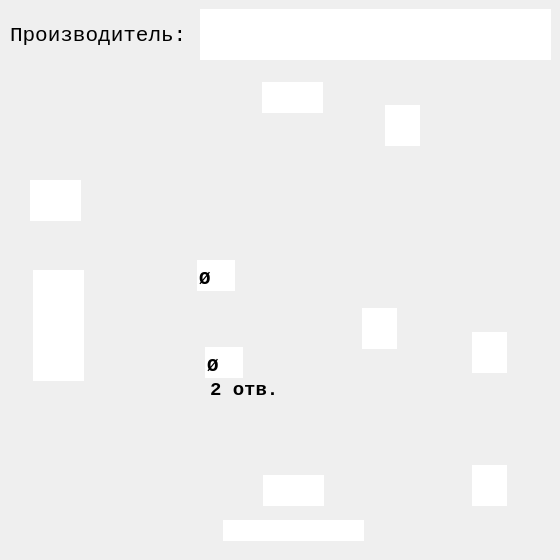
<?xml version="1.0" encoding="UTF-8"?>
<ui version="4.0">
 <class>Dialog</class>
 <widget class="QDialog" name="Dialog">
  <property name="geometry">
   <rect>
    <x>0</x>
    <y>0</y>
    <width>560</width>
    <height>560</height>
   </rect>
  </property>
  <property name="sizePolicy">
   <sizepolicy hsizetype="Fixed" vsizetype="Fixed">
    <horstretch>0</horstretch>
    <verstretch>0</verstretch>
   </sizepolicy>
  </property>
  <property name="minimumSize">
   <size>
    <width>560</width>
    <height>560</height>
   </size>
  </property>
  <property name="maximumSize">
   <size>
    <width>560</width>
    <height>560</height>
   </size>
  </property>
  <property name="windowTitle">
   <string>Со скруглениями 3 Отверстия Тип2</string>
  </property>
  <property name="windowIcon">
   <iconset>
    <normaloff>../pics/icon/Podpyatnik.ico</normaloff>../pics/icon/Podpyatnik.ico</iconset>
  </property>
  <property name="whatsThis">
   <string/>
  </property>
  <property name="accessibleDescription">
   <string/>
  </property>
  <widget class="QLabel" name="label">
   <property name="geometry">
    <rect>
     <x>0</x>
     <y>0</y>
     <width>560</width>
     <height>560</height>
    </rect>
   </property>
   <property name="sizePolicy">
    <sizepolicy hsizetype="Fixed" vsizetype="Fixed">
     <horstretch>0</horstretch>
     <verstretch>0</verstretch>
    </sizepolicy>
   </property>
   <property name="minimumSize">
    <size>
     <width>560</width>
     <height>560</height>
    </size>
   </property>
   <property name="maximumSize">
    <size>
     <width>560</width>
     <height>560</height>
    </size>
   </property>
   <property name="autoFillBackground">
    <bool>true</bool>
   </property>
   <property name="text">
    <string/>
   </property>
   <property name="pixmap">
    <pixmap>../pics/main/R-3.jpg</pixmap>
   </property>
   <property name="scaledContents">
    <bool>false</bool>
   </property>
   <property name="alignment">
    <set>Qt::AlignCenter</set>
   </property>
   <property name="margin">
    <number>0</number>
   </property>
  </widget>
  <widget class="QLineEdit" name="lineEdit">
   <property name="geometry">
    <rect>
     <x>263</x>
     <y>475</y>
     <width>61</width>
     <height>31</height>
    </rect>
   </property>
   <property name="font">
    <font>
     <family>Courier New</family>
     <pointsize>14</pointsize>
     <weight>75</weight>
     <italic>false</italic>
     <bold>true</bold>
    </font>
   </property>
   <property name="focusPolicy">
    <enum>Qt::ClickFocus</enum>
   </property>
   <property name="autoFillBackground">
    <bool>true</bool>
   </property>
   <property name="inputMethodHints">
    <set>Qt::ImhNone</set>
   </property>
   <property name="text">
    <string/>
   </property>
   <property name="maxLength">
    <number>3</number>
   </property>
   <property name="frame">
    <bool>false</bool>
   </property>
   <property name="alignment">
    <set>Qt::AlignBottom|Qt::AlignHCenter</set>
   </property>
  </widget>
  <widget class="QLineEdit" name="lineEdit_2">
   <property name="geometry">
    <rect>
     <x>472</x>
     <y>332</y>
     <width>35</width>
     <height>41</height>
    </rect>
   </property>
   <property name="font">
    <font>
     <family>Courier New</family>
     <pointsize>14</pointsize>
     <weight>75</weight>
     <italic>false</italic>
     <bold>true</bold>
    </font>
   </property>
   <property name="tabletTracking">
    <bool>false</bool>
   </property>
   <property name="focusPolicy">
    <enum>Qt::ClickFocus</enum>
   </property>
   <property name="autoFillBackground">
    <bool>false</bool>
   </property>
   <property name="text">
    <string/>
   </property>
   <property name="maxLength">
    <number>3</number>
   </property>
   <property name="frame">
    <bool>false</bool>
   </property>
   <property name="alignment">
    <set>Qt::AlignBottom|Qt::AlignHCenter</set>
   </property>
  </widget>
  <widget class="QLineEdit" name="lineEdit_3">
   <property name="geometry">
    <rect>
     <x>197</x>
     <y>260</y>
     <width>38</width>
     <height>31</height>
    </rect>
   </property>
   <property name="font">
    <font>
     <family>Courier New</family>
     <pointsize>14</pointsize>
     <weight>75</weight>
     <italic>false</italic>
     <bold>true</bold>
    </font>
   </property>
   <property name="focusPolicy">
    <enum>Qt::ClickFocus</enum>
   </property>
   <property name="text">
    <string>Ø</string>
   </property>
   <property name="maxLength">
    <number>3</number>
   </property>
   <property name="frame">
    <bool>false</bool>
   </property>
   <property name="alignment">
    <set>Qt::AlignBottom|Qt::AlignLeading|Qt::AlignLeft</set>
   </property>
  </widget>
  <widget class="QLineEdit" name="lineEdit_4">
   <property name="geometry">
    <rect>
     <x>262</x>
     <y>82</y>
     <width>61</width>
     <height>31</height>
    </rect>
   </property>
   <property name="font">
    <font>
     <family>Courier New</family>
     <pointsize>14</pointsize>
     <weight>75</weight>
     <italic>false</italic>
     <bold>true</bold>
    </font>
   </property>
   <property name="focusPolicy">
    <enum>Qt::ClickFocus</enum>
   </property>
   <property name="text">
    <string/>
   </property>
   <property name="maxLength">
    <number>3</number>
   </property>
   <property name="frame">
    <bool>false</bool>
   </property>
   <property name="alignment">
    <set>Qt::AlignBottom|Qt::AlignHCenter</set>
   </property>
  </widget>
  <widget class="QLineEdit" name="lineEdit_5">
   <property name="geometry">
    <rect>
     <x>33</x>
     <y>270</y>
     <width>51</width>
     <height>111</height>
    </rect>
   </property>
   <property name="font">
    <font>
     <family>Courier New</family>
     <pointsize>14</pointsize>
     <weight>75</weight>
     <italic>false</italic>
     <bold>true</bold>
    </font>
   </property>
   <property name="tabletTracking">
    <bool>false</bool>
   </property>
   <property name="focusPolicy">
    <enum>Qt::ClickFocus</enum>
   </property>
   <property name="autoFillBackground">
    <bool>false</bool>
   </property>
   <property name="text">
    <string/>
   </property>
   <property name="maxLength">
    <number>3</number>
   </property>
   <property name="frame">
    <bool>false</bool>
   </property>
   <property name="alignment">
    <set>Qt::AlignRight|Qt::AlignTrailing|Qt::AlignVCenter</set>
   </property>
  </widget>
  <widget class="QLabel" name="label_2">
   <property name="geometry">
    <rect>
     <x>10</x>
     <y>10</y>
     <width>181</width>
     <height>51</height>
    </rect>
   </property>
   <property name="font">
    <font>
     <family>Courier New</family>
     <pointsize>16</pointsize>
     <weight>50</weight>
     <bold>false</bold>
    </font>
   </property>
   <property name="text">
    <string>Производитель:</string>
   </property>
  </widget>
  <widget class="QLineEdit" name="lineEdit_6">
   <property name="geometry">
    <rect>
     <x>200</x>
     <y>9</y>
     <width>351</width>
     <height>51</height>
    </rect>
   </property>
   <property name="font">
    <font>
     <family>Courier New</family>
     <pointsize>16</pointsize>
     <weight>75</weight>
     <bold>true</bold>
    </font>
   </property>
   <property name="frame">
    <bool>false</bool>
   </property>
   <property name="alignment">
    <set>Qt::AlignLeading|Qt::AlignLeft|Qt::AlignVCenter</set>
   </property>
  </widget>
  <widget class="QLabel" name="label_3">
   <property name="geometry">
    <rect>
     <x>210</x>
     <y>380</y>
     <width>71</width>
     <height>20</height>
    </rect>
   </property>
   <property name="font">
    <font>
     <family>Courier New</family>
     <pointsize>14</pointsize>
     <weight>75</weight>
     <bold>true</bold>
    </font>
   </property>
   <property name="text">
    <string>2 отв.</string>
   </property>
  </widget>
  <widget class="QLineEdit" name="lineEdit_7">
   <property name="geometry">
    <rect>
     <x>30</x>
     <y>180</y>
     <width>51</width>
     <height>41</height>
    </rect>
   </property>
   <property name="font">
    <font>
     <family>Courier New</family>
     <pointsize>14</pointsize>
     <weight>75</weight>
     <italic>false</italic>
     <bold>true</bold>
    </font>
   </property>
   <property name="focusPolicy">
    <enum>Qt::ClickFocus</enum>
   </property>
   <property name="text">
    <string/>
   </property>
   <property name="maxLength">
    <number>3</number>
   </property>
   <property name="frame">
    <bool>false</bool>
   </property>
   <property name="alignment">
    <set>Qt::AlignRight|Qt::AlignTrailing|Qt::AlignVCenter</set>
   </property>
  </widget>
  <widget class="QLineEdit" name="lineEdit_9">
   <property name="geometry">
    <rect>
     <x>205</x>
     <y>347</y>
     <width>38</width>
     <height>31</height>
    </rect>
   </property>
   <property name="font">
    <font>
     <family>Courier New</family>
     <pointsize>14</pointsize>
     <weight>75</weight>
     <italic>false</italic>
     <bold>true</bold>
    </font>
   </property>
   <property name="focusPolicy">
    <enum>Qt::ClickFocus</enum>
   </property>
   <property name="text">
    <string>Ø</string>
   </property>
   <property name="maxLength">
    <number>3</number>
   </property>
   <property name="frame">
    <bool>false</bool>
   </property>
   <property name="alignment">
    <set>Qt::AlignBottom|Qt::AlignLeading|Qt::AlignLeft</set>
   </property>
  </widget>
  <widget class="QLineEdit" name="lineEdit_8">
   <property name="geometry">
    <rect>
     <x>385</x>
     <y>105</y>
     <width>35</width>
     <height>41</height>
    </rect>
   </property>
   <property name="font">
    <font>
     <family>Courier New</family>
     <pointsize>14</pointsize>
     <weight>75</weight>
     <italic>false</italic>
     <bold>true</bold>
    </font>
   </property>
   <property name="tabletTracking">
    <bool>false</bool>
   </property>
   <property name="focusPolicy">
    <enum>Qt::ClickFocus</enum>
   </property>
   <property name="autoFillBackground">
    <bool>false</bool>
   </property>
   <property name="text">
    <string/>
   </property>
   <property name="maxLength">
    <number>3</number>
   </property>
   <property name="frame">
    <bool>false</bool>
   </property>
   <property name="alignment">
    <set>Qt::AlignBottom|Qt::AlignHCenter</set>
   </property>
  </widget>
  <widget class="QLineEdit" name="lineEdit_10">
   <property name="geometry">
    <rect>
     <x>362</x>
     <y>308</y>
     <width>35</width>
     <height>41</height>
    </rect>
   </property>
   <property name="font">
    <font>
     <family>Courier New</family>
     <pointsize>14</pointsize>
     <weight>75</weight>
     <italic>false</italic>
     <bold>true</bold>
    </font>
   </property>
   <property name="tabletTracking">
    <bool>false</bool>
   </property>
   <property name="focusPolicy">
    <enum>Qt::ClickFocus</enum>
   </property>
   <property name="autoFillBackground">
    <bool>false</bool>
   </property>
   <property name="text">
    <string/>
   </property>
   <property name="maxLength">
    <number>3</number>
   </property>
   <property name="frame">
    <bool>false</bool>
   </property>
   <property name="alignment">
    <set>Qt::AlignBottom|Qt::AlignHCenter</set>
   </property>
  </widget>
  <widget class="QLineEdit" name="lineEdit_11">
   <property name="geometry">
    <rect>
     <x>472</x>
     <y>465</y>
     <width>35</width>
     <height>41</height>
    </rect>
   </property>
   <property name="font">
    <font>
     <family>Courier New</family>
     <pointsize>14</pointsize>
     <weight>75</weight>
     <italic>false</italic>
     <bold>true</bold>
    </font>
   </property>
   <property name="tabletTracking">
    <bool>false</bool>
   </property>
   <property name="focusPolicy">
    <enum>Qt::ClickFocus</enum>
   </property>
   <property name="autoFillBackground">
    <bool>false</bool>
   </property>
   <property name="text">
    <string/>
   </property>
   <property name="maxLength">
    <number>3</number>
   </property>
   <property name="frame">
    <bool>false</bool>
   </property>
   <property name="alignment">
    <set>Qt::AlignBottom|Qt::AlignHCenter</set>
   </property>
  </widget>
  <widget class="QLineEdit" name="lineEdit_12">
   <property name="geometry">
    <rect>
     <x>223</x>
     <y>520</y>
     <width>141</width>
     <height>21</height>
    </rect>
   </property>
   <property name="font">
    <font>
     <family>Courier New</family>
     <pointsize>14</pointsize>
     <weight>75</weight>
     <italic>false</italic>
     <bold>true</bold>
    </font>
   </property>
   <property name="focusPolicy">
    <enum>Qt::ClickFocus</enum>
   </property>
   <property name="autoFillBackground">
    <bool>true</bool>
   </property>
   <property name="inputMethodHints">
    <set>Qt::ImhNone</set>
   </property>
   <property name="text">
    <string/>
   </property>
   <property name="maxLength">
    <number>3</number>
   </property>
   <property name="frame">
    <bool>false</bool>
   </property>
   <property name="alignment">
    <set>Qt::AlignBottom|Qt::AlignHCenter</set>
   </property>
  </widget>
 </widget>
 <resources/>
 <connections/>
</ui>
